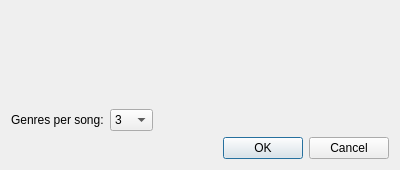
<?xml version="1.0" encoding="UTF-8"?>
<ui version="4.0">
 <class>autoTagDialog</class>
 <widget class="QDialog" name="autoTagDialog">
  <property name="geometry">
   <rect>
    <x>0</x>
    <y>0</y>
    <width>400</width>
    <height>170</height>
   </rect>
  </property>
  <property name="windowTitle">
   <string>Auto-Tag Genres</string>
  </property>
  <layout class="QVBoxLayout" name="autoTagLayout">
   <item>
    <widget class="QLabel" name="autoTagCountLabel">
     <property name="wordWrap">
      <bool>true</bool>
     </property>
    </widget>
   </item>
   <item>
    <layout class="QHBoxLayout" name="autoTagGenreRow">
     <item>
      <widget class="QLabel" name="autoTagGenreLabel">
       <property name="text">
        <string>Genres per song:</string>
       </property>
      </widget>
     </item>
     <item>
      <widget class="QComboBox" name="autoTagGenreCount">
       <property name="currentIndex">
        <number>2</number>
       </property>
       <item><property name="text"><string>1</string></property></item>
       <item><property name="text"><string>2</string></property></item>
       <item><property name="text"><string>3</string></property></item>
       <item><property name="text"><string>4</string></property></item>
       <item><property name="text"><string>5</string></property></item>
       <item><property name="text"><string>All</string></property></item>
      </widget>
     </item>
     <item>
      <spacer name="autoTagGenreRowSpacer">
       <property name="orientation">
        <enum>Qt::Orientation::Horizontal</enum>
       </property>
       <property name="sizeHint" stdset="0">
        <size>
         <width>40</width>
         <height>20</height>
        </size>
       </property>
      </spacer>
     </item>
    </layout>
   </item>
   <item>
    <widget class="QDialogButtonBox" name="autoTagButtonBox">
     <property name="standardButtons">
      <set>QDialogButtonBox::StandardButton::Cancel|QDialogButtonBox::StandardButton::Ok</set>
     </property>
    </widget>
   </item>
  </layout>
 </widget>
 <resources/>
 <connections/>
</ui>
